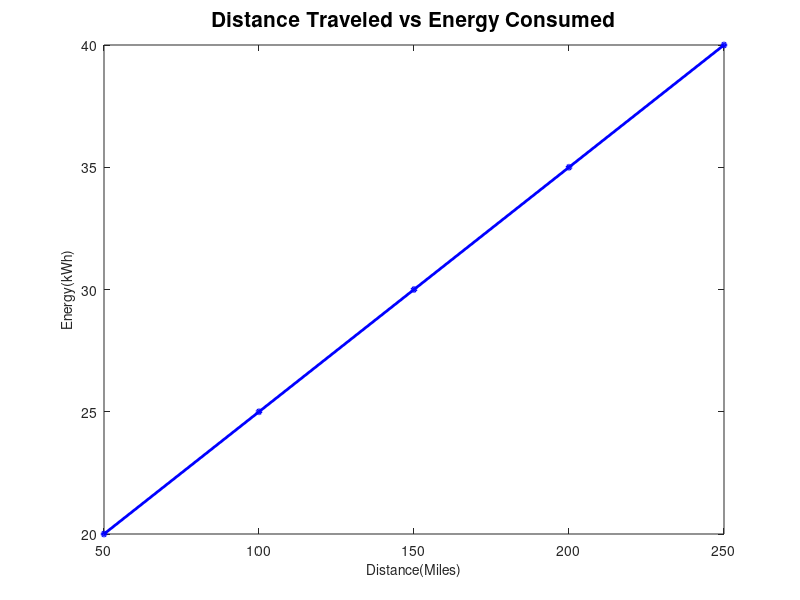

Write the MATLAB code that produced this figure.
% Data from the table
x=[50,100,150,200,250]; % Distance in Miles
y=[20,25,30,35,40]; % Energy in kWh

% Plotting the graph
grid on
plot(x,y,'bo-','MarkerSize',3,'LineWidth',2)

% Adding grid, labels, and title
xlabel('Distance(Miles)','FontSize',10)
ylabel('Energy(kWh)','FontSize',10)
title('Distance Traveled vs Energy Consumed','FontSize',15)